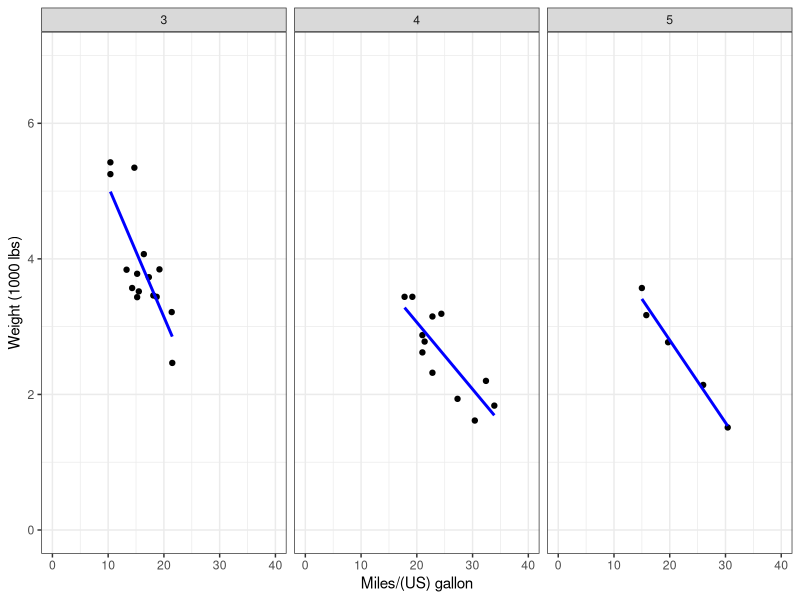
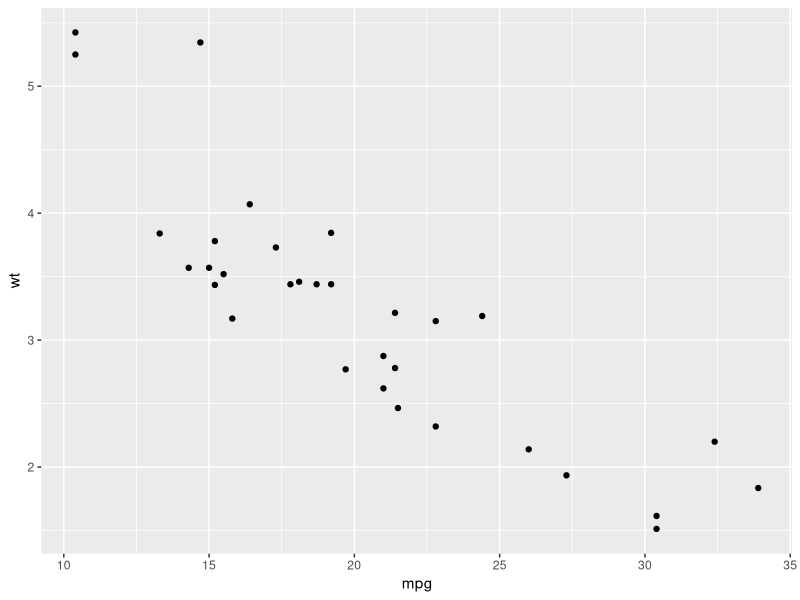
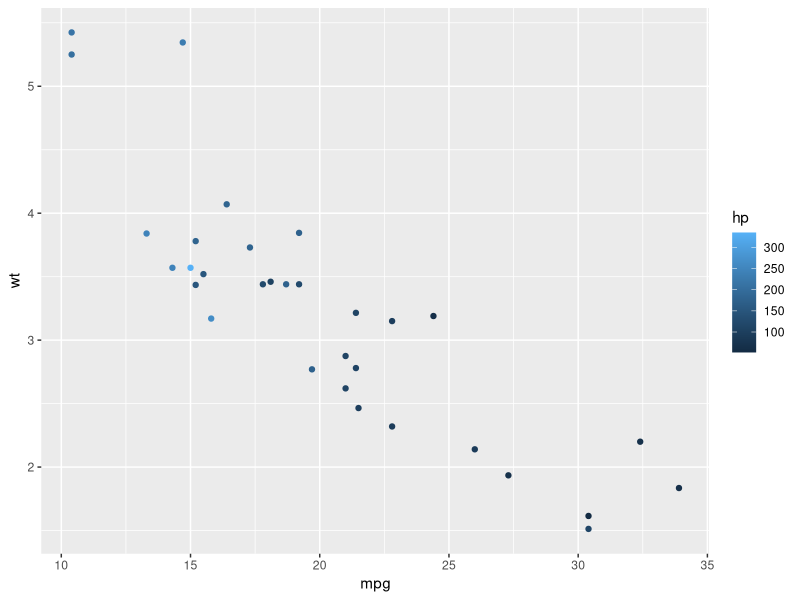
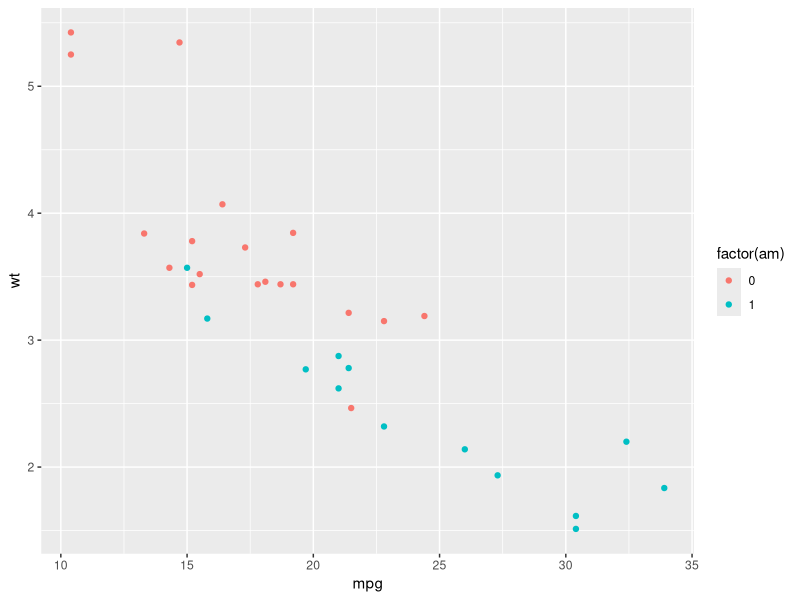
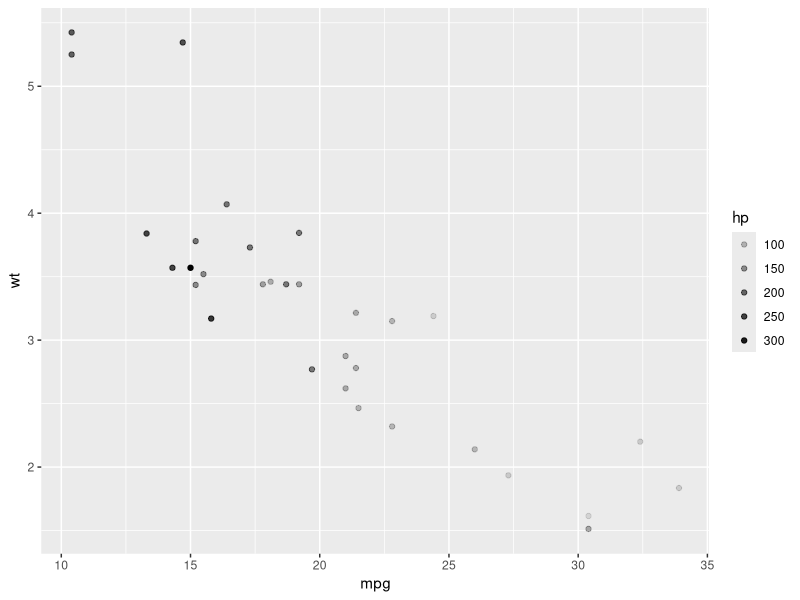
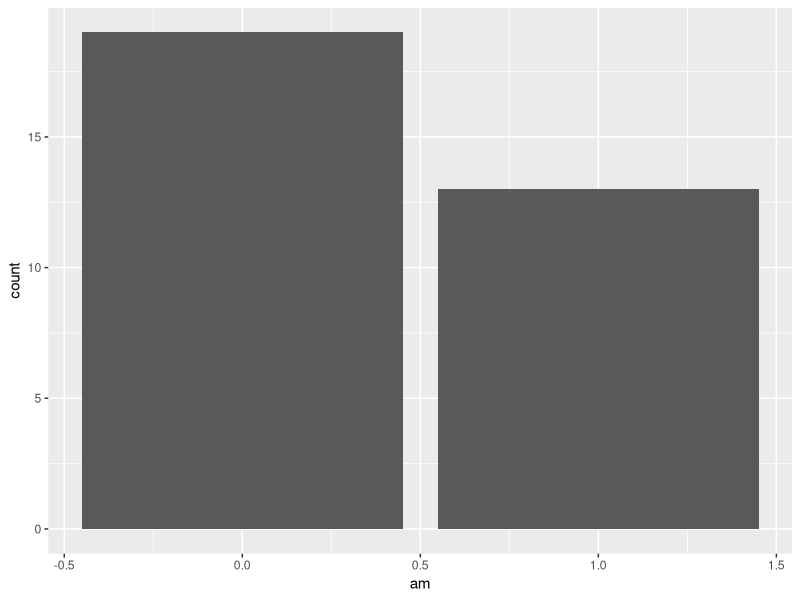
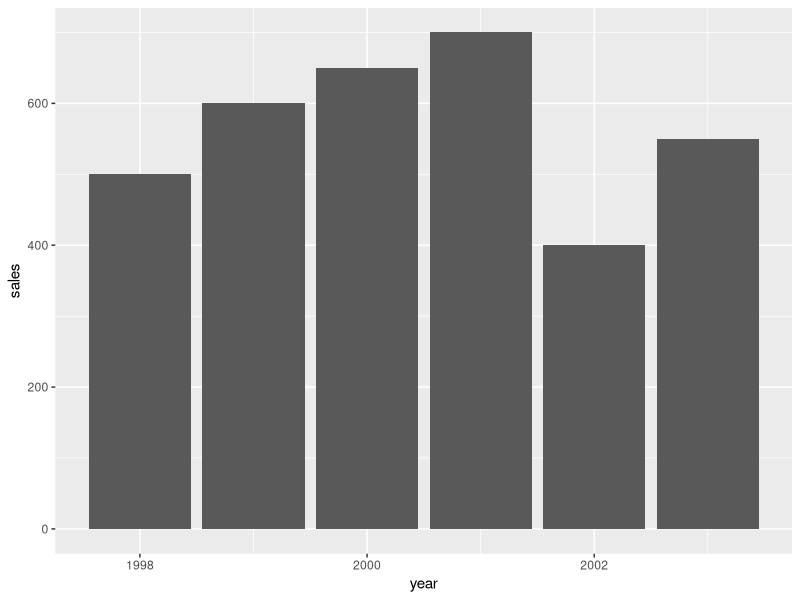
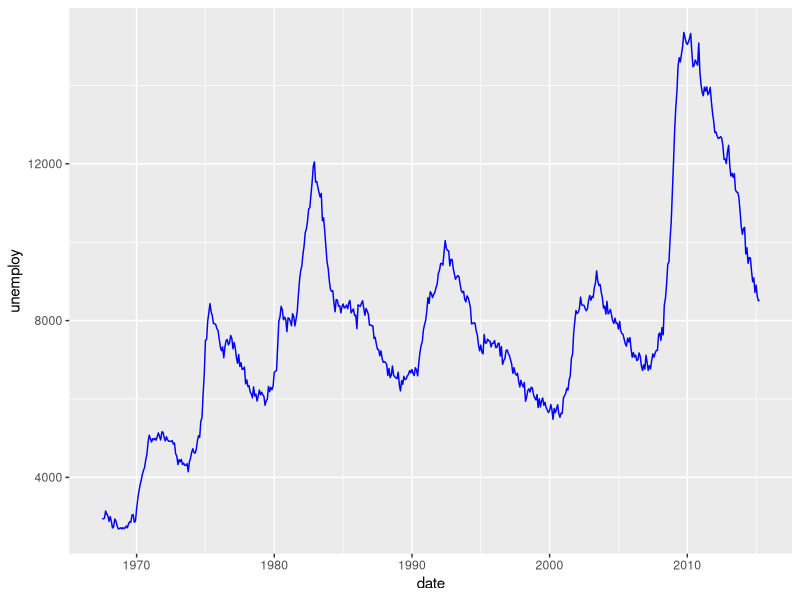

The R source for these figures, in order:
## ---- chunk 1
library(ggplot2)
data(mtcars)
ggplot(mtcars, # Data
       aes(x = mpg, y = wt)) + # Aesthetics
  geom_point() + # Geometries
  facet_grid(. ~ gear) + # Facets
  stat_smooth(method = "lm", se = FALSE, col = "blue") + # Statistics
  scale_x_continuous('Miles/(US) gallon',
                     limits = c(0, 40)) + 
  scale_y_continuous('Weight (1000 lbs)',
                     limits = c(0, 7)) + # Coordinates
  theme_bw() # Themes
## ---- chunk 2
ggplot(mtcars, # Data
       aes(x = mpg, y = wt)) + # Aesthetics
  geom_point() # Geometries
## ---- chunk 3
ggplot(mtcars,
       aes(x = mpg, y = wt, col = hp)) +
  geom_point()
## ---- chunk 4
ggplot(mtcars,
       aes(x = mpg, y = wt, col = factor(am))) +
  geom_point()
## ---- chunk 5
ggplot(mtcars,
       aes(x = mpg, y = wt, alpha = hp)) +
  geom_point()
## ---- chunk 6
ggplot(mtcars,
       aes(am)) +
  geom_bar()
## ---- chunk 7
year <- c(1998:2003) # create variable year
sales <- c(500, 600, 650, 700, 400, 550) # create variable sales
df <- data.frame(year, sales) # combine the variables into one data frame called df

ggplot(df, aes(x = year, y = sales)) +
  geom_bar(stat = 'identity') # you need to specify stat = 'identity' to plot the actual value for each year, not count
## ---- chunk 8
data(economics)
ggplot(economics,
       aes(x = date, y = unemploy)) +
  geom_line(col = 'Blue') # indicate the color of the line by setting col = 'Blue'
## ---- chunk 9
data(mtcars)
ggplot(mtcars, aes(x = as.factor(am), y = mpg)) + 
  geom_boxplot()
## ---- chunk 10
year <- c(1998:2003) # create variable year
sales <- c(500, 600, 650, 700, 400, 550) # create variable sales
df <- data.frame(year, sales) # combine the variables into one data frame called df

ggplot(df, aes(x = '', y = sales, fill = factor(year))) +
  geom_bar(width = 1, stat = 'identity') +
  coord_polar('y')
## ---- chunk 11
ggplot(df, aes(x = '', y = sales, fill = factor(year))) +
  geom_bar(width = 1, stat = 'identity')
## ---- chunk 12
ggplot(df, aes(x = '', y = sales, fill = factor(year))) +
  geom_bar(width = 1, stat = 'identity') +
  coord_polar('y')
## ---- chunk 13
data(mtcars)
ggplot(mtcars, # Data
       aes(x = mpg, y = wt)) + # Aesthetics
  geom_point() + # Geometries
  facet_grid(. ~ gear) # Facets, for each number of foward gears
## ---- chunk 14
data(mtcars)
ggplot(mtcars, # Data
       aes(x = mpg, y = wt)) + # Aesthetics
  geom_point() + # Geometries
  facet_grid(gear ~ .) # Facets, pay attention to the position of gear and the dot sign
## ---- chunk 15
ggplot(mtcars, # Data
       aes(x = mpg, y = wt)) + # Aesthetics
  geom_point() + # Geometries
  facet_grid(vs ~ gear) # Facets
## ---- chunk 16
ggplot(mtcars, # Data
       aes(x = mpg, y = wt)) + # Aesthetics
  geom_point() + # Geometries
  facet_grid(vs ~ gear, margins = T) # Facets
## ---- chunk 17
ggplot(mtcars, # Data
       aes(x = mpg, y = wt)) + # Aesthetics
  geom_point() + # Geometries
  facet_grid(vs ~ gear, labeller=label_both) # Facets
## ---- chunk 18
p <- ggplot(mtcars,
       aes(x = mpg, y = wt)) +
  geom_point()
p +  stat_smooth(method = "lm") # linear line
## ---- chunk 19
p + stat_smooth(method = 'loess') # non-linear line
## ---- chunk 20
p <- ggplot(mtcars, aes(mpg))
p + geom_histogram(binwidth = 5) # the width of each category is 5
## ---- chunk 21
p +  geom_histogram(bins = 3) # the number of bins is 3
## ---- chunk 22
p + geom_histogram(aes( y = ..density..), binwidth = 3, col = 'Black', fill = 'White') +
  geom_density(alpha=.2, fill="Gray") 
## ---- chunk 23
p <- ggplot(mtcars, aes(x = factor(gear), y = mpg))
p + geom_boxplot()
## ---- chunk 24
data(mtcars)
p <- ggplot(mtcars, aes(x = mpg, y = wt)) +
      geom_point()
p + coord_cartesian(xlim = c(10, 30), ylim = c(2,4))
## ---- chunk 25
ggplot(mtcars, # Data
       aes(x = mpg, y = wt)) + # Aesthetics
  geom_point() +
  coord_fixed(ratio = 1)
## ---- chunk 26
ggplot(mtcars, # Data
       aes(x = mpg, y = wt)) + # Aesthetics
  geom_point() +
  coord_fixed(ratio = 5)
## ---- chunk 27
ggplot(mtcars, # Data
       aes(x = mpg, y = wt)) + # Aesthetics
  geom_point() +
  coord_flip()
## ---- chunk 28
ggplot(mtcars, aes(x = as.factor(am), y = mpg)) + 
  geom_boxplot() +
  coord_flip()
## ---- chunk 29
ggplot(mtcars, # Data
       aes(gear)) + # Aesthetics
  geom_bar() +
  scale_y_reverse()
## ---- chunk 30
ggplot(mtcars, aes(x = '', fill = factor(gear))) +
  geom_bar(width = 1) +
  coord_polar(theta = 'y')
## ---- chunk 31
ggplot(mtcars, aes(factor(gear))) +
  geom_bar(width = 1, col = 'Black', fill = 'Grey') +
  coord_polar()
## ---- chunk 32
p <- ggplot(mtcars, aes(x = mpg, y = wt)) +
  geom_point()
p + labs(title = 'Plot 1',
         x = 'Miles/(US) gallon',
         y = 'Weight (1000 lbs)')
## ---- chunk 33
p + ggtitle('Plot1') +
  xlab('Miles/(US) gallon') +
  ylab('Weight (1000 lbs)')
## ---- chunk 34
p <- ggplot(mtcars, aes(x = factor(am), y = mpg))
p + geom_boxplot() +
    scale_x_discrete(name = "Transmission", 
                    labels = c('Automatic', 'Manual'))
## ---- chunk 35
p <- ggplot(mtcars, aes(x = wt, y = mpg)) +
  geom_point() +
  labs(title = 'Fuel economy declines as weight increases')
p
## ---- chunk 36
p + theme(plot.title = element_text(size = rel(2)))
## ---- chunk 37
p + theme(plot.title = element_text(size = 15))
## ---- chunk 38
p + theme(plot.background = element_rect(fill = 'red'))
## ---- chunk 39
p + theme(panel.background = element_rect(fill = 'green', colour = 'red'))
## ---- chunk 40
p + theme(panel.border = element_rect(linetype = 'dashed', fill = NA))
